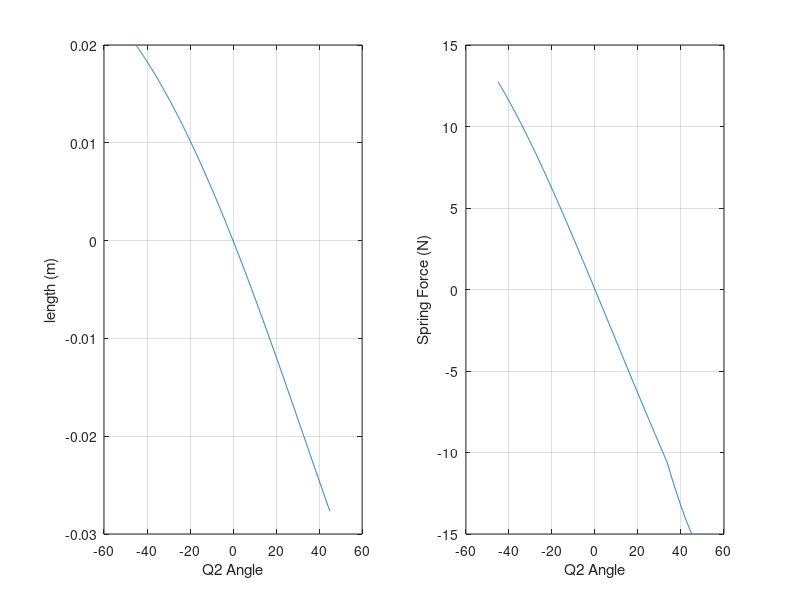

The MATLAB source for this figure:
%% Graphing spring equations
% by erick nunez

%% clear
clear; clc; close all;

%% Known Variables
Ks = 8231; % N/m
Xo = 0.127; % m (5")
Xi = 0.16002; % m (6.3")
q2 = -45:0.1:45; % range of q2 in degs
sideA = 0.066; % m
sideB = 0.0365; % m
scalingFactor = 0.07;

%% Calculated Variables
alpha = 90 - q2;
L = sqrt(sideA^2 + sideB^2 - 2 * sideA * sideB * cosd(alpha));
Li = sqrt(sideA^2 + sideB^2);
beta = asind((sideA./L) .* sind(alpha));
betaI = asind((sideA./Li) * sind(90));
Fzi = Ks *  (Xi-Xo) * sind(betaI);
Fz = scalingFactor * ((Ks * (L-Li + Xi-Xo) .* sind(beta - q2)) - Fzi); 

%% plot
subplot(1,2,1)
plot(q2,L-Li); grid on;
xlabel('Q2 Angle');
ylabel('length (m)');

subplot(1,2,2)
plot(q2,Fz); grid on;
xlabel('Q2 Angle');
ylabel('Spring Force (N)');